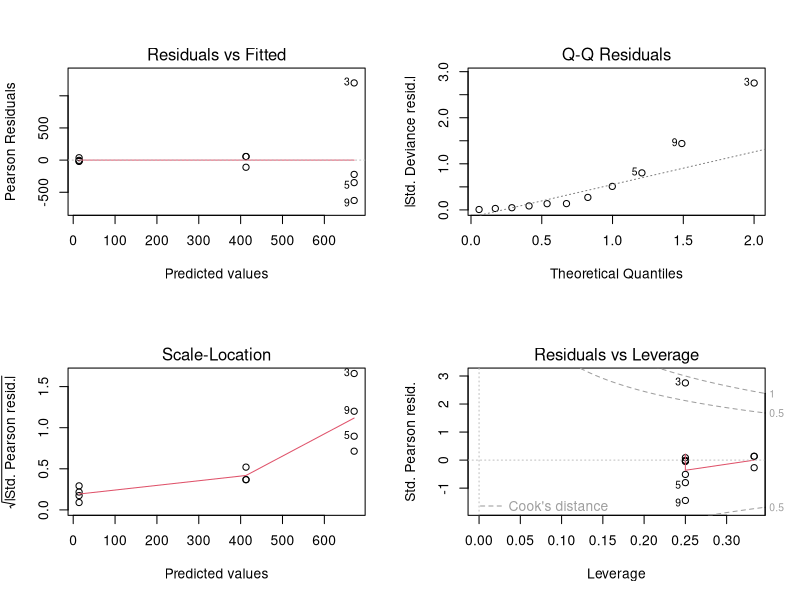
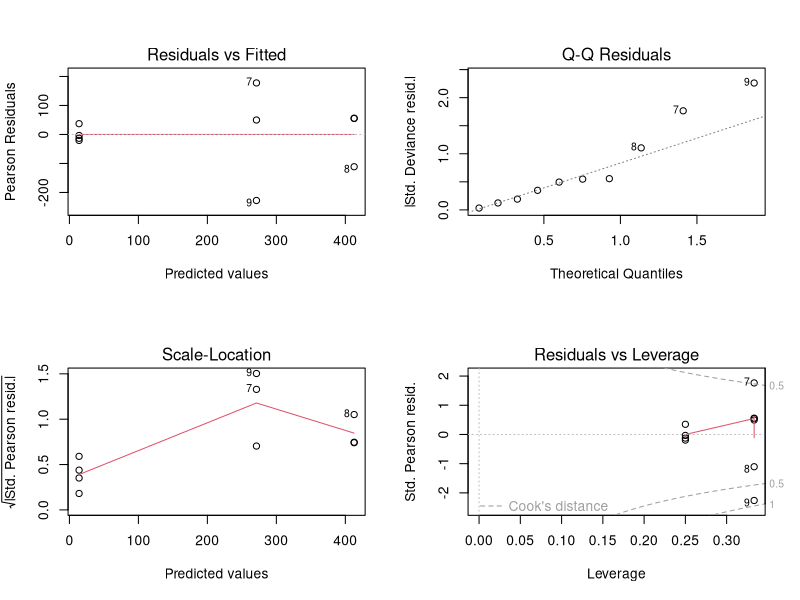
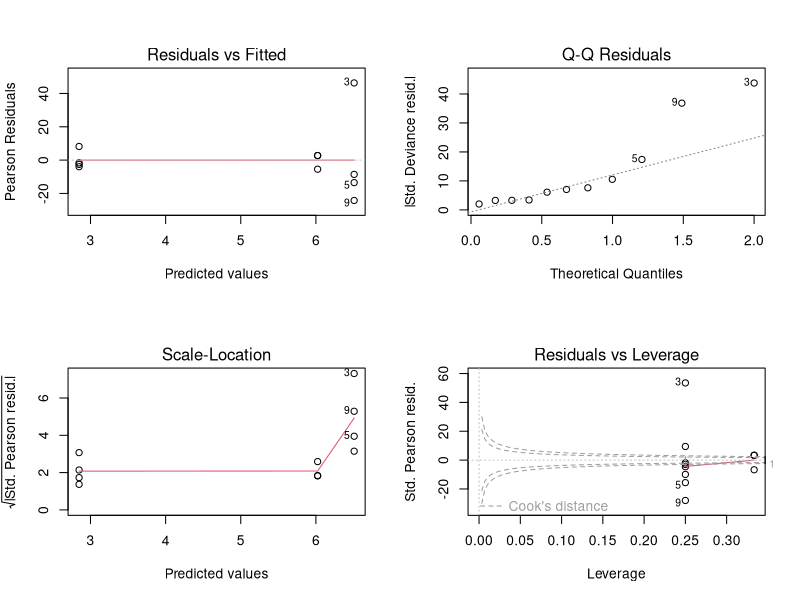
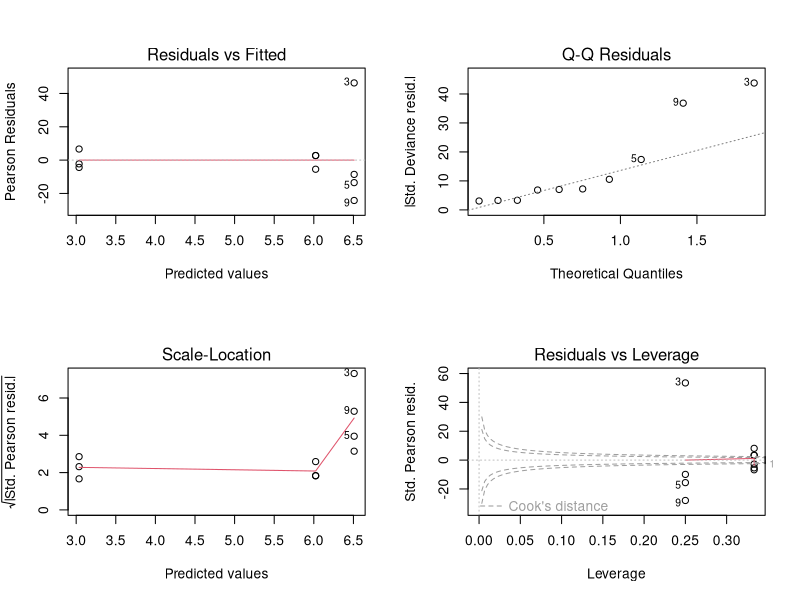
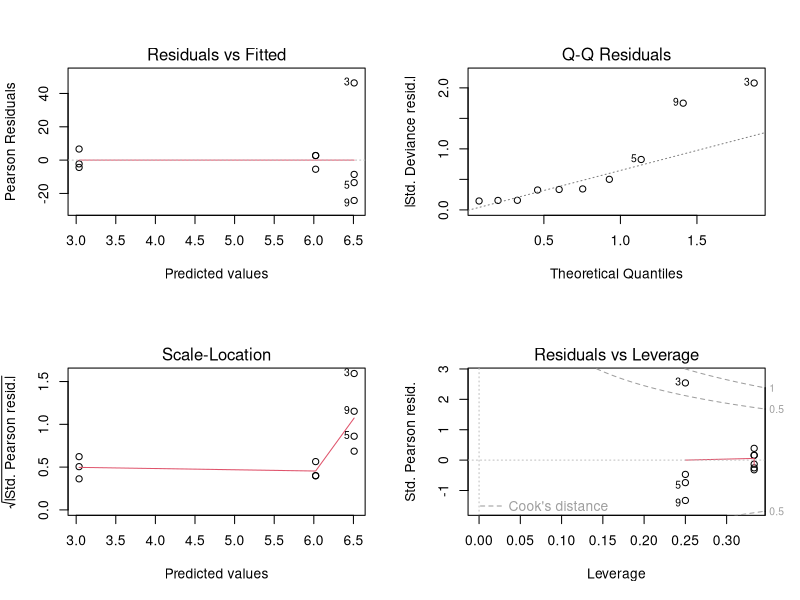
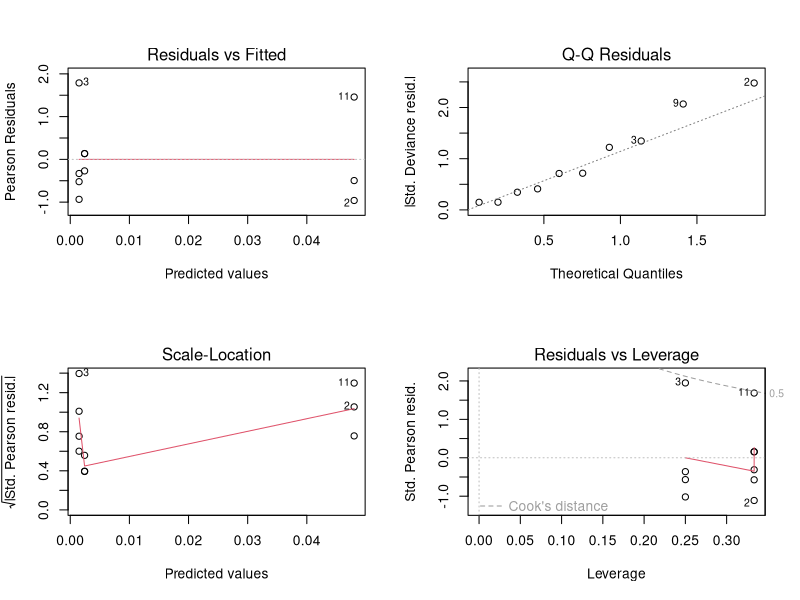
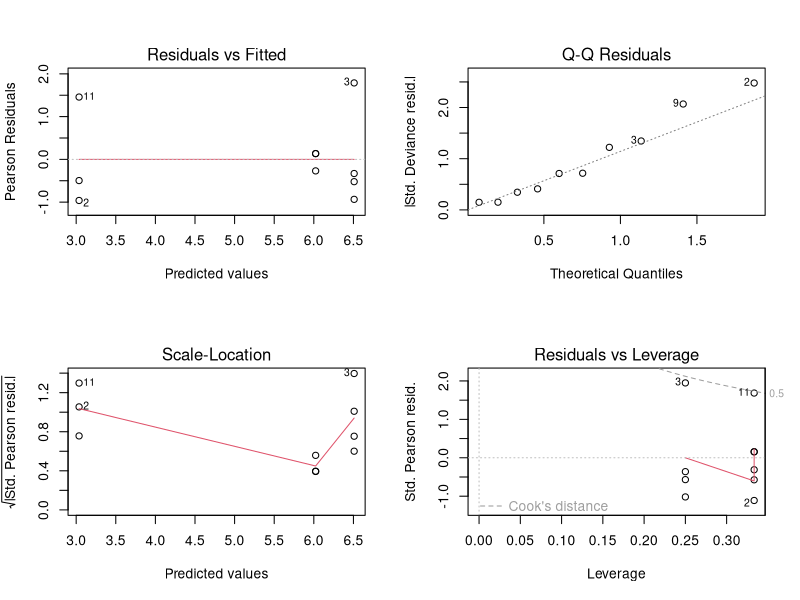

Recreate these plots in R, in order. (Note: this script raises an error after producing the figures.)
setwd("~/Desktop/capstone/analysis/Juan")

CWDdata = read.csv("output.csv")

# model using gaussian
model = glm(difference ~ treatment, family = gaussian, data = CWDdata)
summary(model)

par(mfrow = c(2,2))
plot(model)

# log guassian model
CWDdatarm3 = CWDdata[-c(3, 12),]
CWDdatarm6 = CWDdata[-c(6, 12),]
CWDdatarm36 = CWDdata[-c(3, 6, 12),]
CWDdata["abs_diff"] = abs(CWDdata["difference"] )
modelrm = glm(difference ~ treatment , family = gaussian, data = CWDdatarm3)
summary(modelrm)

par(mfrow = c(2,2))
plot(modelrm)
# the plot here shows that the plot 3, 5, 9 are always outliers, but all of 
# them are from the radial treatment



# model using poisson + abs_diff
model0 = glm(abs_diff ~ treatment, family = poisson, data = CWDdata)
summary(model0)

par(mfrow = c(2,2))
plot(model0)

# model using poisson + difference
model1 = glm(difference ~ treatment, family = poisson, data = CWDdatarm6)
summary(model1)

par(mfrow = c(2,2))
plot(model1)


## quasipoisson + diff
model2 = glm(difference ~ treatment, family = quasipoisson, data = CWDdatarm6)
summary(model2)

par(mfrow = c(2,2))
plot(model2)


## Gamma + difference
model3 = glm(difference ~ treatment, family = Gamma(link = "inverse"), data = CWDdatarm6)
summary(model3)

par(mfrow = c(2,2))
plot(model3)



model4 = glm(difference ~ treatment, family = Gamma(link = "log"), data = CWDdatarm6)
summary(model4)
par(mfrow = c(2,2))
plot(model4)


## Gamma + abs_diff
model5 = glm(abs_diff ~ treatment, family = Gamma(link = "identity"), data = CWDdatarm6)
summary(model5)

par(mfrow = c(2,2))
plot(model5)


